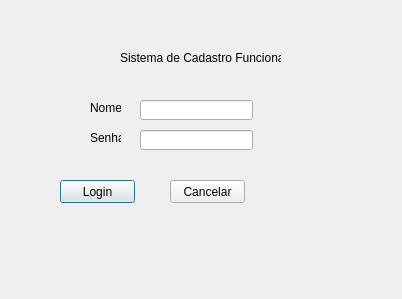
<?xml version="1.0" encoding="UTF-8"?>
<ui version="4.0">
 <class>Dialog</class>
 <widget class="QDialog" name="Dialog">
  <property name="geometry">
   <rect>
    <x>0</x>
    <y>0</y>
    <width>402</width>
    <height>299</height>
   </rect>
  </property>
  <property name="windowTitle">
   <string>Dialog</string>
  </property>
  <widget class="QLabel" name="label">
   <property name="geometry">
    <rect>
     <x>120</x>
     <y>50</y>
     <width>161</width>
     <height>16</height>
    </rect>
   </property>
   <property name="text">
    <string>Sistema de Cadastro Funcionario</string>
   </property>
  </widget>
  <widget class="QLabel" name="label_2">
   <property name="geometry">
    <rect>
     <x>90</x>
     <y>100</y>
     <width>31</width>
     <height>16</height>
    </rect>
   </property>
   <property name="styleSheet">
    <string notr="true"/>
   </property>
   <property name="text">
    <string>&lt;html&gt;&lt;head/&gt;&lt;body&gt;&lt;p&gt;Nome&lt;/p&gt;&lt;/body&gt;&lt;/html&gt;</string>
   </property>
  </widget>
  <widget class="QLabel" name="label_3">
   <property name="geometry">
    <rect>
     <x>90</x>
     <y>130</y>
     <width>31</width>
     <height>16</height>
    </rect>
   </property>
   <property name="text">
    <string>Senha</string>
   </property>
  </widget>
  <widget class="QLineEdit" name="lineEdit">
   <property name="geometry">
    <rect>
     <x>140</x>
     <y>100</y>
     <width>113</width>
     <height>20</height>
    </rect>
   </property>
  </widget>
  <widget class="QLineEdit" name="lineEdit_2">
   <property name="geometry">
    <rect>
     <x>140</x>
     <y>130</y>
     <width>113</width>
     <height>20</height>
    </rect>
   </property>
  </widget>
  <widget class="QPushButton" name="pushButton">
   <property name="geometry">
    <rect>
     <x>60</x>
     <y>180</y>
     <width>75</width>
     <height>23</height>
    </rect>
   </property>
   <property name="text">
    <string>Login</string>
   </property>
  </widget>
  <widget class="QPushButton" name="pushButton_2">
   <property name="geometry">
    <rect>
     <x>170</x>
     <y>180</y>
     <width>75</width>
     <height>23</height>
    </rect>
   </property>
   <property name="text">
    <string>Cancelar</string>
   </property>
  </widget>
 </widget>
 <resources/>
 <connections/>
</ui>
